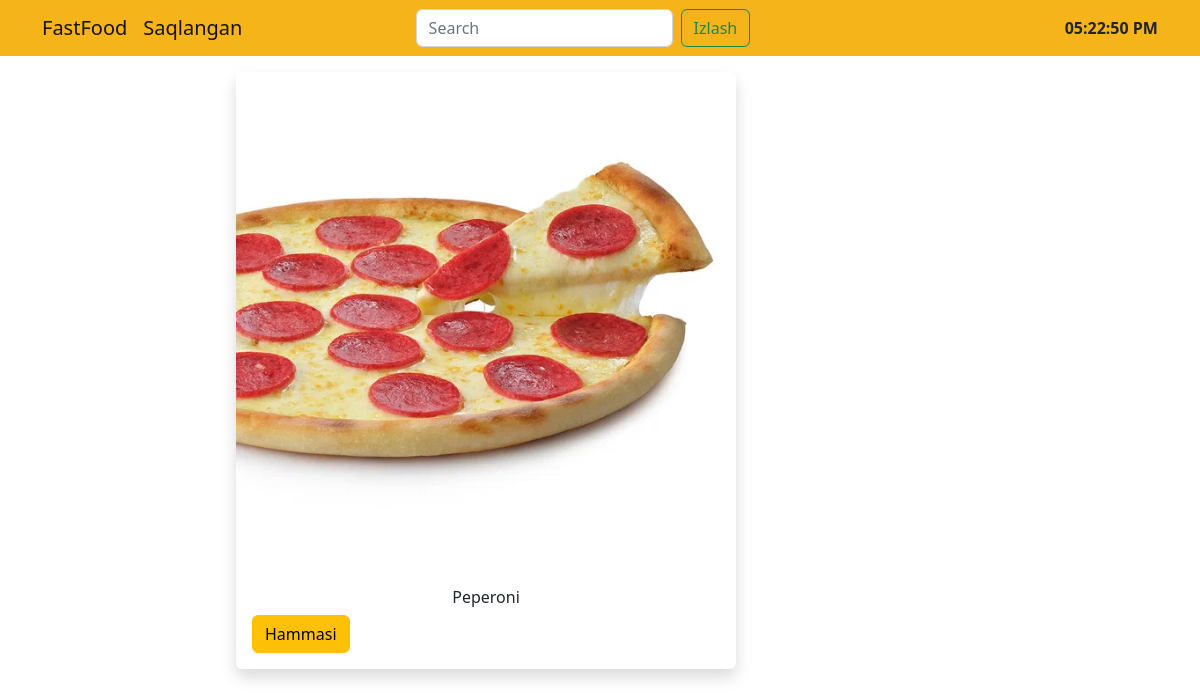
The app's page /1/detail with its own data.
### fastfood/models.py (models this page shows, shortened)
class Product(models.Model):
    category = models.ForeignKey(Category,on_delete=models.CASCADE)
    name = models.CharField(max_length=200)
    price = models.BigIntegerField()
    image = models.ImageField(upload_to='fastfood')
    class Meta:
        ordering = ['category']

### fastfood/views.py (the view)
# urls.py: path('<int:product_id>/detail',product_detail,name='detail'),
def product_detail(request,product_id):
    product = get_object_or_404(Product,id=product_id)
    context = {
        'product':product
    }
    return render(request,'product_detail.html',context)

### templates/product_detail.html (shortened to what this page needs)
{% extends 'base.html' %}
{% block content %}
<div class="container">
    <div class="row">
        <div class="col"></div>
        <div class="col-8">
            <div class="card border border-0 shadow d-inline-block m-1 mt-3"  >
                <img src="{{ product.image.url }}" height="500" class="card-img-top" alt="...">
                <div class="card-body">
                  <h6 class="align-center card-title" style="text-align: center;">{{product.name}}</h6>
                  <a href="{% url 'home' %}" class="btn btn-warning">Hammasi</a>
                </div>
              </div>
        </div>
        <div class="col"></div>
    </div>
</div>
{% endblock content %}

### templates/base.html (style rules this page uses)
img { object-fit: cover; }

### records on screen
Product: image (picture), name "Peperoni"
